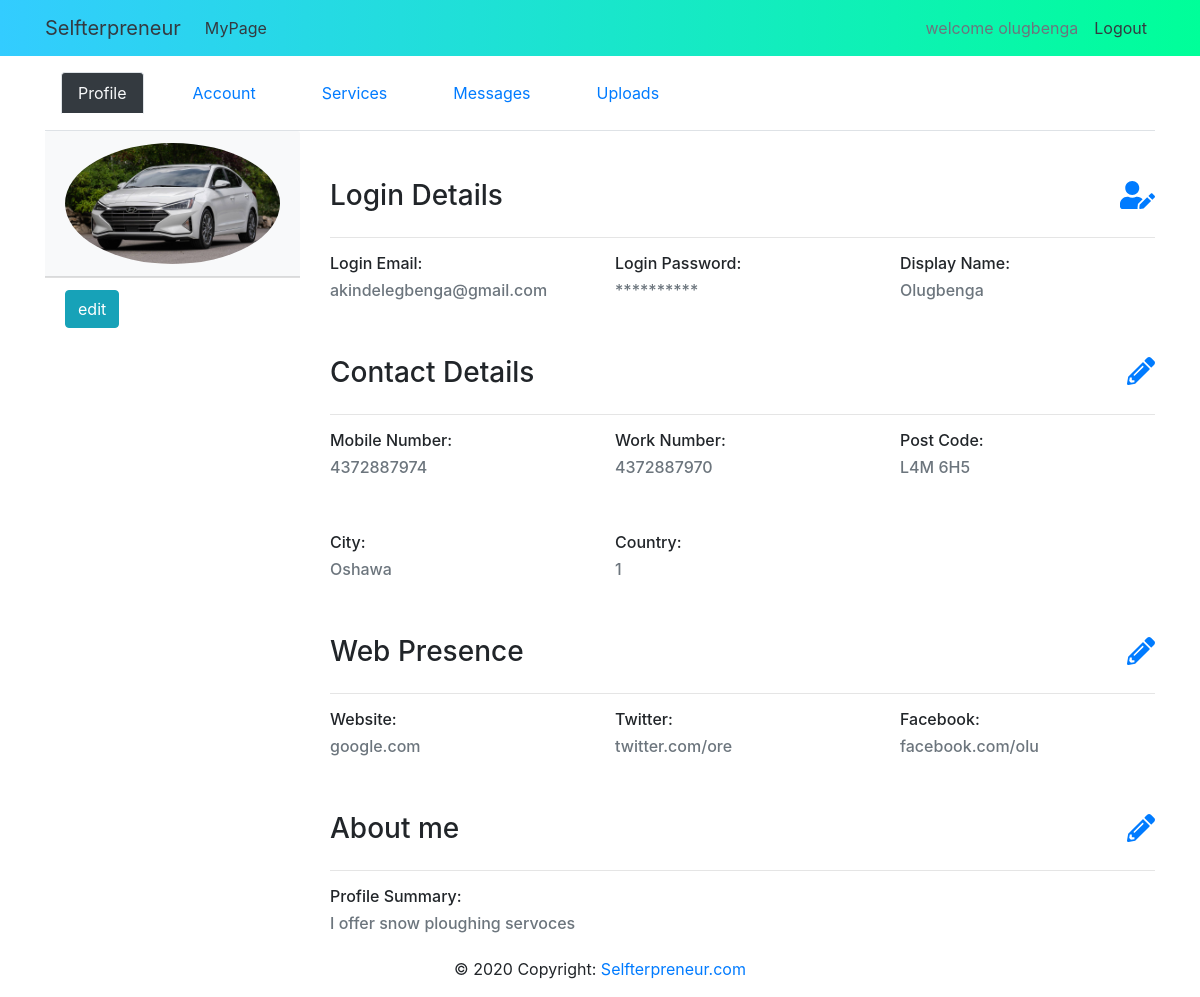
The app's page /myaccount/profilesummary (signed in), older data.
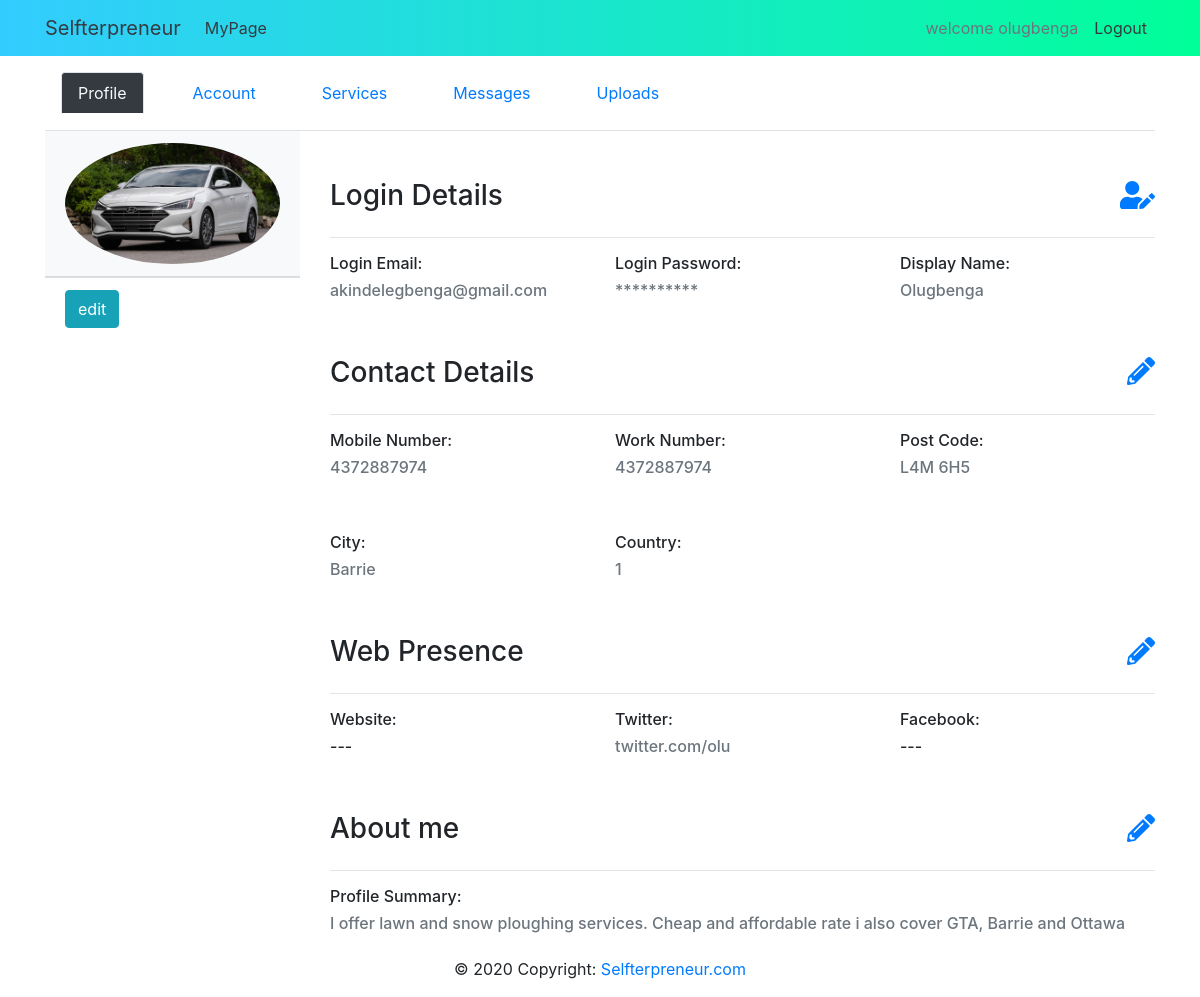
The same page, newer data.
### app/auth/models.py (models this page shows, shortened)
class Users(UserMixin, db.Model):
    __tablename__ = 'users'
    id = db.Column(db.Integer, primary_key = True)
    user_name = db.Column(db.String(100),nullable = False)
    user_email = db.Column(db.String(100),nullable = False)
    user_password = db.Column(db.String(100),nullable = False)
    email_confirmation_sent_on = db.Column(db.DateTime, nullable=True, default = datetime.utcnow())
    email_confirmed = db.Column(db.Boolean, nullable=True, default=False)
    email_confirmed_on = db.Column(db.DateTime, nullable=True,default = datetime.utcnow())
    profile = db.relationship('Personal_Info', backref = 'users', uselist = False)

class Personal_Info(db.Model):
    __tablename__ = 'personal_info'
    id = db.Column(db.Integer, primary_key=True)
    user_name = db.Column(db.String(100), nullable=False)
    user_email = db.Column(db.String(100), nullable=False)
    user_mobile_phone = db.Column(db.String(100))
    user_work_phone = db.Column(db.String(100))
    user_postcode= db.Column(db.String(100), nullable=False)
    user_city=db.Column(db.String(100))
    user_country =  db.Column(db.String(100))
    user_bio = db.Column(db.String(1000))
    user_url = db.Column(db.String(1000))
    user_twitter=db.Column(db.String(1000))
    user_facebook = db.Column(db.String(1000))
    user_id = db.Column(db.Integer, db.ForeignKey('users.id'), nullable = False)

### app/me/routes.py (the view)
@me.route("/myaccount/profilesummary",methods=["GET","POST"])
@login_required
def myprofile():
    formpp = frmProfilePic()
    profile_pic = pp_check(current_user.user_email)
    return render_template("mypage.html",title= "My_Page", formpp = formpp, profile_pic= profile_pic)

### app/auth/models.py (called while the page is built)
@login_manager.user_loader
def load_user(id):
    return Users.query.get(int(id))

### app/me/forms.py (called while the page is built)
def pp_check(filename):
    img_path=os.path.join(os.getcwd(),'app/static/profile_pictures', (filename + "pp.jpg"))
    if os.path.isfile(img_path ):
        profile_pic = filename + "pp.jpg"
    else:
        profile_pic = "default.jpg"
    return profile_pic

### app/me/templates/mypage.html (shortened to what this page needs)
{% extends 'accounts_layout.html' %}
{% block section_content %}
<div class="row">
    <div class="col-xs-12 col-md-3">
        <div class="card border-0">
            <div class="card-header bg-light" id="mypage-card-header">
                <img class="img-fluid rounded-circle d-xs-none"
                    src="{{url_for('static',filename= 'profile_pictures/')}}{{ profile_pic }}" alt="Responsive image" />
            </div>
            <div class="card-footer justify-content-center bg-transparent d-sm-blockborder-0">
                <a href="{{url_for('me.editprofilepicture')  }}" id="edit-profile-picture" class="visible"><button id="btn-edit-myprofile" type="button"
                        class="btn btn-info d-sm-block justify-content-center">edit
                    </button></a>
            </div>
        </div>
    </div>
    <div class="col-xs-12 col-lg-9">
        <div class="row">
            <div class="col-lg-12">
                <h3 class="mt-5">Login Details<span class="float-right in-line ml-2"><a href="{{ url_for('me.editlogindetails')}}"><i class="fas fa-user-edit"></i></a></span></h3>
            </div>
        </div>
        <hr class="d-block">
        <div class="row">
            <div class="col-xs-12 col-md-4">
                <h6>Login Email: </h6>
                <h6 class= 'text-muted'>{{ current_user.user_email }}</h3>
            </div>
            <div class="col-xs-12 col-md-4">
                <h6>Login Password: </h6>
                <h6 class= 'text-muted'>**********</h3>
            </div>
            <div class="col-xs-12 col-sm-12 col-md-4">
                <h6>Display Name: </h6>
                <h6 class= 'text-muted'>{{current_user.user_name}}</h3>
            </div>
        </div>
        <div class="row">
            <div class="col-lg-12">
                <h3 class="mt-5">Contact Details<span class="float-right in-line ml-2"><a href="{{url_for('me.editcontactdetails')}}"><i class="fas fa-pencil-alt"></i></a></span>
                </h3>
            </div>
        </div>
        <hr class="d-block">
        <div class="row">
            <div class="col-xs-12 col-md-4">
                <h6>Mobile Number: </h6>
                <h6>
                    {% if not current_user.profile.user_mobile_phone   %}
                    ---
                    {% else %}
                    <h6 class= 'text-muted'>{{ current_user.profile.user_mobile_phone }}</h6>
                    {% endif %}
            </div>
            <div class="col-xs-12 col-md-4">
                <h6>Work Number: </h6>
                <h6>{% if not current_user.profile.user_work_phone   %}
                    ---
                    {% else %}
                    <h6 class= 'text-muted'>{{ current_user.profile.user_work_phone }}</h6>
                    {% endif %}</h3>
            </div>
            <div class="col-xs-12 col-sm-12 col-md-4">
                <h6>Post Code: </h6>
                <h6>{% if not current_user.profile.user_postcode %}
                    ---
                    {% else %}
                    <h6 class= 'text-muted'>{{ current_user.profile.user_postcode}}</h6>
                    {% endif %}</h3>
            </div>
        </div>
        <div class="row mt-5">
            <div class="col-xs-12 col-md-4">
                <h6>City: </h6>
                <h6>{% if not current_user.profile.user_city %}
                    ---
                    {% else %}
                    <h6 class= 'text-muted'>{{ current_user.profile.user_city }}</h6>
                    {% endif %}</h3>
            </div>
            <div class="col-xs-12 col-md-4">
                <h6>Country: </h6>
                <h6>{% if not current_user.profile.user_country %}
                    ---
                    {% else %}
                    <h6 class= 'text-muted'>{{ current_user.profile.user_country}}</h6>
                    {% endif %}</h3>
            </div>
        </div>
        <div class="row">
            <div class="col-lg-12">
                <h3 class="mt-5">Web Presence<span class="float-right in-line ml-2"><a href="{{url_for('me.editwebpresence')}}"><i class="fas fa-pencil-alt"></i></a></span></h3>
            </div>
        </div>
        <hr class="d-block">
        <div class="row">
            <div class="col-xs-12 col-md-4">
                <h6>Website: </h6>
                <h6>
                    {% if not current_user.profile.user_url %}
                    ---
                    {% else %}
                    <h6 class= 'text-muted'>{{ current_user.profile.user_url }}</h6>
                    {% endif %}
            </div>
            <div class="col-xs-12 col-md-4">
                <h6>Twitter: </h6>
                <h6>{% if not current_user.profile.user_twitter %}
                    ---
                    {% else %}
                    <h6 class= 'text-muted'>{{ current_user.profile.user_twitter }}</h6>
                    {% endif %}</h3>
            </div>
            <div class="col-xs-12 col-sm-12 col-md-4">
                <h6>Facebook: </h6>
                <h6>{% if not current_user.profile.user_facebook %}
                    ---
                    {% else %}
                     <h6 class= 'text-muted'>   {{ current_user.profile.user_facebook}}</h6>
                    {% endif %}</h3>
            </div>
        </div>
        <div class="row">
            <div class="col-lg-12">
                <h3 class="mt-5">About me<span class="float-right in-line ml-2"><a href="{{ url_for('me.editprofilesummary')}}"
                    data-toggle="" data-target=""><i class="fas fa-pencil-alt"></i></a></span></h3>
            </div>
        </div>
        <hr class="d-block">
        <div class="row">
            <div class="col-lg-12">
                <h6>Profile Summary: </h6>
                <h6>{% if not current_user.profile.user_bio  %}
                    ---
                    {% else %}
                        <h6 class= 'text-muted'>{{ current_user.profile.user_bio }}</h6>
                    {% endif %}</h6>
            </div>
        </div>
    </div>
</div>
{% endblock section_content %}

### app/me/templates/accounts_layout.html (shortened to what this page needs)
{% extends 'layout.html' %}
{% block page_body %}
{{ super() }}
 <div class="row">
     <div class="container">
        <ul class="nav nav-tabs ">
            <li class="nav-item m-3 ">
                <a href="{{url_for('me.myprofile')}}" class="nav-link active bg-dark text-light">Profile</a>
            </li>
            <li class="nav-item  m-3">
                <a href="{{url_for('me.myaccount') }}" class="nav-link" >Account</a>
            </li>
            <li class="nav-item  m-3">
                <a href="{{url_for('me.myservices') }}" class="nav-link">Services</a>
            </li>
            <li class="nav-item  m-3">
                <a href="{{url_for('me.mymessages') }}" class="nav-link">Messages</a>
            </li>
            <li class="nav-item  m-3">
                <a href="{{url_for('me.myuploads') }}" class="nav-link">Uploads</a>
            </li>
        </ul>
        {% block section_content %}
        {% endblock section_content %}
     </div>
</div>
{% endblock page_body %}

### app/auth/templates/layout.html (shortened to what this page needs)
<!doctype html>
<html lang="en">
{% block head %}
<head>
    <link rel="stylesheet" href="https://stackpath.bootstrapcdn.com/bootstrap/4.4.1/css/bootstrap.min.css"
>
    <link href="{{ url_for('static' , filename='css/styles.css')}}" rel="stylesheet" />
</head>
{% endblock head %}
<body>
    {% block navbar %}
        <nav class="navbar navbar-expand-md home-nav">
            <div class="container">
                <a href="{{ url_for('auth.home') }}" class="navbar-brand text-dark">Selfterpreneur</a>
                <div class="collapse navbar-collapse" id="navbarNav">
                    <ul class="navbar-nav">
                        {% if current_user.is_authenticated %}
                        <li class="nav-item">
                            <a class="nav-link text-dark"
                                href="{{ url_for('me.myprofile') }}">MyPage</a>
                        </li>
                        {% endif %}
                    </ul>
                    <div class="navbar-nav ml-auto">
                        {% if current_user.is_authenticated %}
                        <li class="nav-item">
                            <a class="nav-link text-lowercase text-muted">Welcome {{ current_user.user_name.title()}}</a>
                        </li>
                        <li class="nav-item">
                            <a class="nav-link text-dark" href="{{ url_for('auth.signout') }}">Logout</a>
                        </li>
                        {% endif %}
                    </div>
                </div>
            </div>
        </nav>
    {% endblock navbar %}
    {% block page_body %}
    <div class="container">
    {% endblock page_body %}
    <footer class="page-footer font-small">
        <div class="container">
            <div class="row justify-content-center login-footer-row-2">
                <div class="footer-copyright text-center py-3">© 2020 Copyright:
                    <a href="#">Selfterpreneur.com</a>
                </div>
            </div>
        </div>
    </footer>
</body>
</html>

### app/static/css/styles.css (style rules this page uses)
.home-nav { background:linear-gradient(to right, #33ccff 0%, #00ff99 100%); }
#mypage-card-header { max-height:250px; }

Row changes from the older to the newer data that the page shows:
changed Personal_Info: profile.user_work_phone "4372887970" → "4372887974"; profile.user_city "Oshawa" → "Barrie"; profile.user_twitter "twitter.com/ore" → "twitter.com/olu"; profile.user_bio "I offer snow ploughing servoces" → "I offer lawn and snow ploughing services. Cheap and affordable rate i also cover GTA, Barrie and Ottawa"; user_url "google.com" → empty (drawn); profile.user_url "google.com" → (not shown); user_facebook "facebook.com/olu" → empty (drawn); profile.user_facebook "facebook.com/olu" → (not shown)
